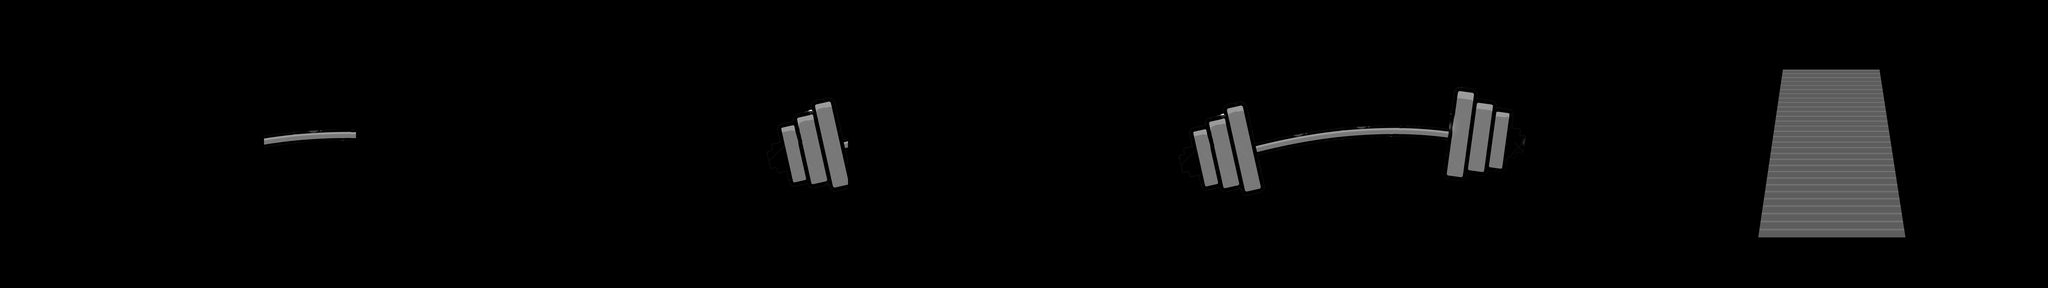

The image is a tile-based game level rendered from a .tmx file. Its description and source (layers, tilesets, objects; grid data summarised) follow:
An orthogonal 512x72 tile map with 15x15 px tiles, 1 tile layer (background), 2 tilesets.

<map version="1.0" orientation="orthogonal" renderorder="right-down" width="512" height="72" tilewidth="15" tileheight="15" nextobjectid="1">
 <tileset firstgid="1" name="background" tilewidth="15" tileheight="15" tilecount="36864" columns="512">
  <image source="background.png" width="7680" height="1080" />
 </tileset>
 <tileset firstgid="36865" name="background3" tilewidth="15" tileheight="15" tilecount="6118" columns="133">
  <image source="background3.png" width="2000" height="700" />
 </tileset>
 <layer name="background" width="512" height="72">
  <data>[36864 cells, 6071 non-empty, 4976 distinct tile ids]</data>
 </layer>
</map>
